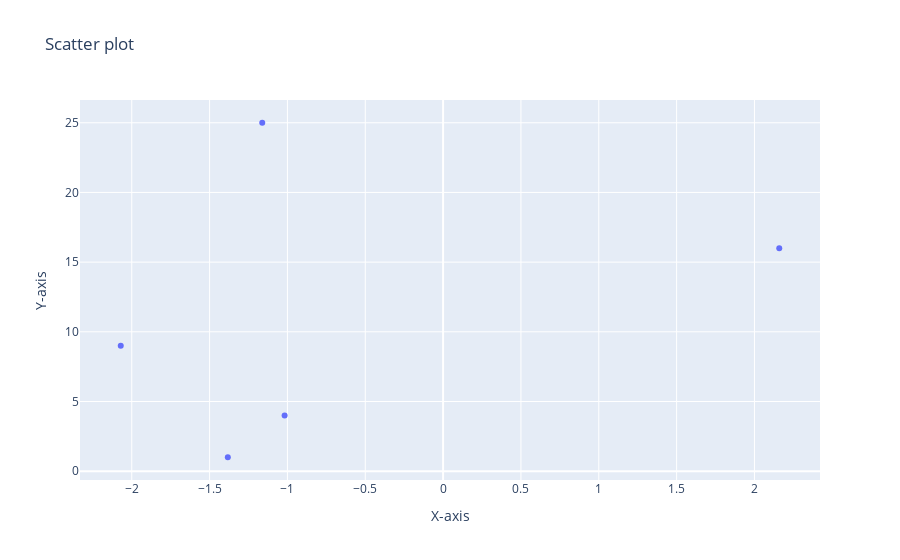

Notebook code for this chart:
### Code cell
fig = go.Figure(trace)
fig.update_layout(title="Scatter plot",xaxis_title="X-axis",yaxis_title="Y-axis")
